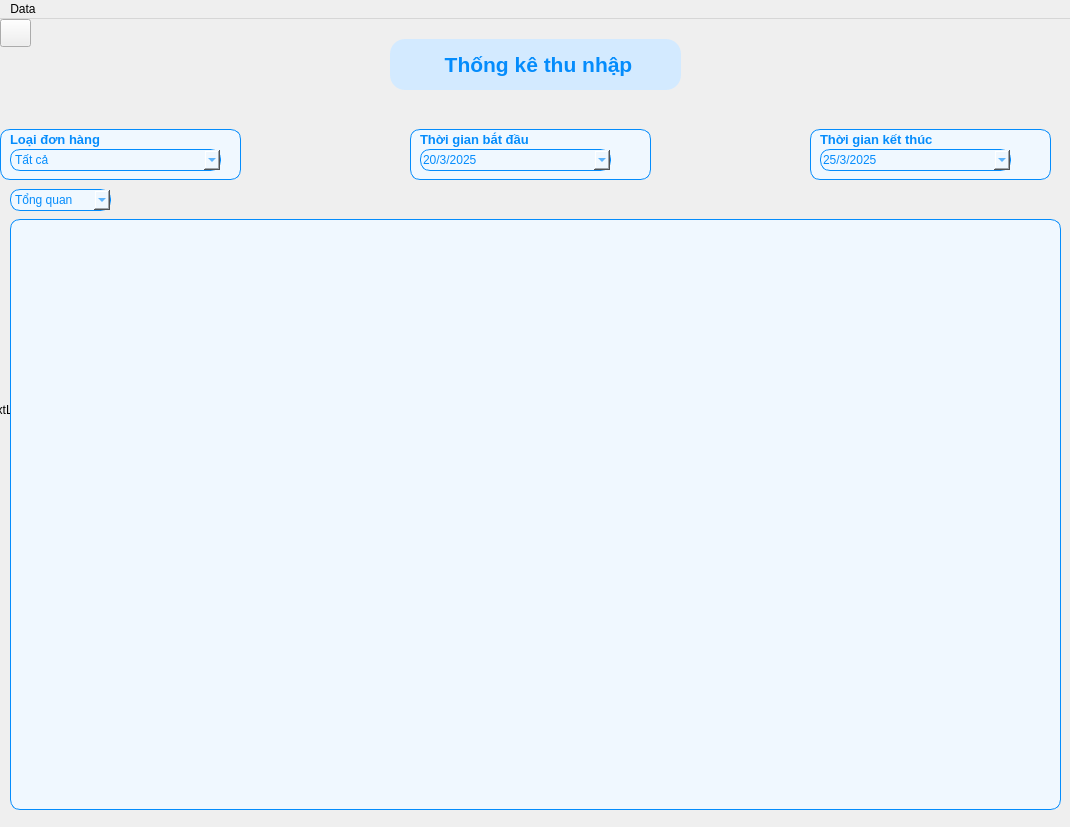
<?xml version="1.0" encoding="UTF-8"?>
<ui version="4.0">
 <class>MainWindow</class>
 <widget class="QMainWindow" name="MainWindow">
  <property name="geometry">
   <rect>
    <x>0</x>
    <y>0</y>
    <width>1070</width>
    <height>827</height>
   </rect>
  </property>
  <property name="windowTitle">
   <string>Skibidi Water</string>
  </property>
  <property name="windowIcon">
   <iconset>
    <normaloff>../../../images/skibidi.png</normaloff>../../../images/skibidi.png</iconset>
  </property>
  <widget class="QWidget" name="centralwidget">
   <widget class="QLabel" name="thongkeLabel">
    <property name="geometry">
     <rect>
      <x>10</x>
      <y>200</y>
      <width>1051</width>
      <height>591</height>
     </rect>
    </property>
    <property name="styleSheet">
     <string notr="true">
background-color: #F0F8FF;
font: 75 12pt &quot;MS Shell Dlg 2&quot;;
color: #048cfc;
border-radius: 10px;
border: 1px solid #048cfc;

</string>
    </property>
    <property name="text">
     <string/>
    </property>
   </widget>
   <widget class="QComboBox" name="LoaiDonHangcombobox">
    <property name="geometry">
     <rect>
      <x>10</x>
      <y>130</y>
      <width>211</width>
      <height>22</height>
     </rect>
    </property>
    <property name="styleSheet">
     <string notr="true">
background-color: #F0F8FF;
font: 75 8pt &quot;MS Shell Dlg 2&quot;;
color: #048cfc;
border-radius: 10px;
border: 1px solid #048cfc;

</string>
    </property>
    <item>
     <property name="text">
      <string>Tất cả</string>
     </property>
    </item>
    <item>
     <property name="text">
      <string>Cà Phê</string>
     </property>
    </item>
    <item>
     <property name="text">
      <string>Trà Sữa</string>
     </property>
    </item>
    <item>
     <property name="text">
      <string>Nước Ép</string>
     </property>
    </item>
    <item>
     <property name="text">
      <string>Sinh Tố</string>
     </property>
    </item>
    <item>
     <property name="text">
      <string>Đá Xay</string>
     </property>
    </item>
    <item>
     <property name="text">
      <string>Soda</string>
     </property>
    </item>
    <item>
     <property name="text">
      <string>Trà Trái Cây</string>
     </property>
    </item>
    <item>
     <property name="text">
      <string>Nước Ngọt</string>
     </property>
    </item>
    <item>
     <property name="text">
      <string>Khác</string>
     </property>
    </item>
   </widget>
   <widget class="QLabel" name="label">
    <property name="geometry">
     <rect>
      <x>10</x>
      <y>110</y>
      <width>221</width>
      <height>21</height>
     </rect>
    </property>
    <property name="styleSheet">
     <string notr="true">font: 75 10pt &quot;MS Shell Dlg 2&quot;;
color: #048cfc;

</string>
    </property>
    <property name="text">
     <string>&lt;html&gt;&lt;head/&gt;&lt;body&gt;&lt;p&gt;&lt;span style=&quot; font-size:10pt; font-weight:600;&quot;&gt;Loại đơn hàng&lt;/span&gt;&lt;/p&gt;&lt;/body&gt;&lt;/html&gt;</string>
    </property>
   </widget>
   <widget class="QLabel" name="label_2">
    <property name="geometry">
     <rect>
      <x>420</x>
      <y>110</y>
      <width>221</width>
      <height>21</height>
     </rect>
    </property>
    <property name="styleSheet">
     <string notr="true">font: 75 10pt &quot;MS Shell Dlg 2&quot;;
color: #048cfc;

</string>
    </property>
    <property name="text">
     <string>&lt;html&gt;&lt;head/&gt;&lt;body&gt;&lt;p&gt;&lt;span style=&quot; font-size:10pt; font-weight:600;&quot;&gt;Thời gian bắt đầu&lt;/span&gt;&lt;/p&gt;&lt;/body&gt;&lt;/html&gt;</string>
    </property>
   </widget>
   <widget class="QLabel" name="label_3">
    <property name="geometry">
     <rect>
      <x>820</x>
      <y>110</y>
      <width>221</width>
      <height>21</height>
     </rect>
    </property>
    <property name="styleSheet">
     <string notr="true">font: 75 10pt &quot;MS Shell Dlg 2&quot;;
color: #048cfc;

</string>
    </property>
    <property name="text">
     <string>&lt;html&gt;&lt;head/&gt;&lt;body&gt;&lt;p&gt;&lt;span style=&quot; font-size:10pt; font-weight:600;&quot;&gt;Thời gian kết thúc&lt;/span&gt;&lt;/p&gt;&lt;/body&gt;&lt;/html&gt;</string>
    </property>
   </widget>
   <widget class="QDateEdit" name="StarttimeEdit">
    <property name="geometry">
     <rect>
      <x>420</x>
      <y>130</y>
      <width>191</width>
      <height>22</height>
     </rect>
    </property>
    <property name="styleSheet">
     <string notr="true">
background-color: #F0F8FF;
font: 75 8pt &quot;MS Shell Dlg 2&quot;;
color: #048cfc;
border-radius: 10px;
border: 1px solid #048cfc;

</string>
    </property>
    <property name="displayFormat">
     <string>d/M/yyyy</string>
    </property>
    <property name="calendarPopup">
     <bool>true</bool>
    </property>
    <property name="date">
     <date>
      <year>2025</year>
      <month>3</month>
      <day>20</day>
     </date>
    </property>
   </widget>
   <widget class="QDateEdit" name="EndtimeEdit">
    <property name="geometry">
     <rect>
      <x>820</x>
      <y>130</y>
      <width>191</width>
      <height>22</height>
     </rect>
    </property>
    <property name="styleSheet">
     <string notr="true">
background-color: #F0F8FF;
font: 75 8pt &quot;MS Shell Dlg 2&quot;;
color: #048cfc;
border-radius: 10px;
border: 1px solid #048cfc;

</string>
    </property>
    <property name="displayFormat">
     <string>d/M/yyyy</string>
    </property>
    <property name="calendarPopup">
     <bool>true</bool>
    </property>
    <property name="date">
     <date>
      <year>2025</year>
      <month>3</month>
      <day>25</day>
     </date>
    </property>
   </widget>
   <widget class="QPushButton" name="HomeButton">
    <property name="geometry">
     <rect>
      <x>0</x>
      <y>0</y>
      <width>31</width>
      <height>28</height>
     </rect>
    </property>
    <property name="text">
     <string/>
    </property>
    <property name="icon">
     <iconset>
      <normaloff>../../../images/Home.webp</normaloff>../../../images/Home.webp</iconset>
    </property>
   </widget>
   <widget class="QComboBox" name="comboBoxhinhthuc">
    <property name="geometry">
     <rect>
      <x>10</x>
      <y>170</y>
      <width>101</width>
      <height>22</height>
     </rect>
    </property>
    <property name="styleSheet">
     <string notr="true">
background-color: #F0F8FF;
font: 75 8pt &quot;MS Shell Dlg 2&quot;;
color: #048cfc;
border-radius: 10px;
border: 1px solid #048cfc;

</string>
    </property>
    <item>
     <property name="text">
      <string>Tổng quan</string>
     </property>
    </item>
    <item>
     <property name="text">
      <string>Chi tiết</string>
     </property>
    </item>
   </widget>
   <widget class="QLabel" name="label_5">
    <property name="geometry">
     <rect>
      <x>390</x>
      <y>20</y>
      <width>291</width>
      <height>51</height>
     </rect>
    </property>
    <property name="font">
     <font>
      <pointsize>16</pointsize>
      <weight>75</weight>
      <bold>true</bold>
     </font>
    </property>
    <property name="styleSheet">
     <string notr="true">color: rgb(4, 140, 252);
border-radius: 15px;
padding: 5px;
background-color: rgb(211, 234, 255);</string>
    </property>
    <property name="text">
     <string>&lt;html&gt;&lt;head/&gt;&lt;body&gt;&lt;p align=&quot;center&quot;&gt;&lt;span style=&quot; font-weight:696; color:#048cfc;&quot;&gt;Thống kê thu nhập&lt;/span&gt;&lt;/p&gt;&lt;/body&gt;&lt;/html&gt;</string>
    </property>
   </widget>
   <widget class="QLabel" name="label_6">
    <property name="geometry">
     <rect>
      <x>0</x>
      <y>110</y>
      <width>241</width>
      <height>51</height>
     </rect>
    </property>
    <property name="styleSheet">
     <string notr="true">
background-color: #F0F8FF;
border-radius: 10px;
border: 1px solid #048cfc;

</string>
    </property>
    <property name="text">
     <string/>
    </property>
   </widget>
   <widget class="QLabel" name="label_7">
    <property name="geometry">
     <rect>
      <x>410</x>
      <y>110</y>
      <width>241</width>
      <height>51</height>
     </rect>
    </property>
    <property name="styleSheet">
     <string notr="true">
background-color: #F0F8FF;
border-radius: 10px;
border: 1px solid #048cfc;

</string>
    </property>
    <property name="text">
     <string/>
    </property>
   </widget>
   <widget class="QLabel" name="label_8">
    <property name="geometry">
     <rect>
      <x>810</x>
      <y>110</y>
      <width>241</width>
      <height>51</height>
     </rect>
    </property>
    <property name="styleSheet">
     <string notr="true">
background-color: #F0F8FF;
border-radius: 10px;
border: 1px solid #048cfc;

</string>
    </property>
    <property name="text">
     <string/>
    </property>
   </widget>
   <widget class="QLabel" name="label_4">
    <property name="geometry">
     <rect>
      <x>-16</x>
      <y>-35</y>
      <width>1091</width>
      <height>851</height>
     </rect>
    </property>
    <property name="text">
     <string>TextLabel</string>
    </property>
    <property name="scaledContents">
     <bool>true</bool>
    </property>
   </widget>
   <zorder>label_4</zorder>
   <zorder>label_8</zorder>
   <zorder>label_7</zorder>
   <zorder>label_6</zorder>
   <zorder>thongkeLabel</zorder>
   <zorder>LoaiDonHangcombobox</zorder>
   <zorder>label</zorder>
   <zorder>label_2</zorder>
   <zorder>label_3</zorder>
   <zorder>StarttimeEdit</zorder>
   <zorder>EndtimeEdit</zorder>
   <zorder>HomeButton</zorder>
   <zorder>comboBoxhinhthuc</zorder>
   <zorder>label_5</zorder>
  </widget>
  <widget class="QMenuBar" name="menubar">
   <property name="geometry">
    <rect>
     <x>0</x>
     <y>0</y>
     <width>1070</width>
     <height>26</height>
    </rect>
   </property>
   <widget class="QMenu" name="menuExport_to_Excel">
    <property name="title">
     <string>Data</string>
    </property>
    <addaction name="actionExport_to_Excel"/>
   </widget>
   <addaction name="menuExport_to_Excel"/>
  </widget>
  <action name="actionExport_to_Excel">
   <property name="text">
    <string>Export to Excel</string>
   </property>
  </action>
 </widget>
 <resources/>
 <connections/>
</ui>
